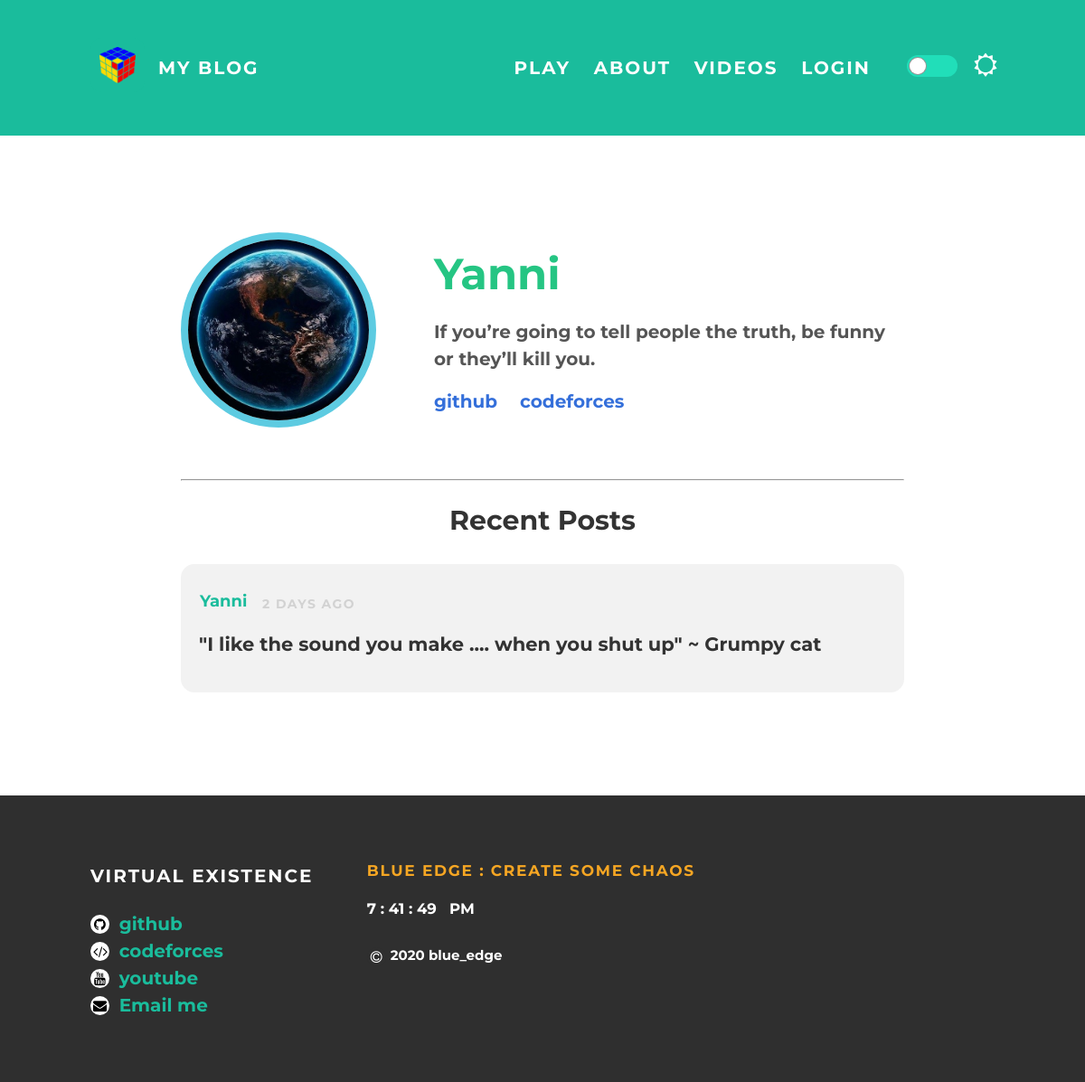
/profile/yanni, run on the app's committed database.
### model.py (models this page shows, shortened)
class Users(db.Model):
    name = db.Column(db.String(50), unique=True,
                     nullable=False, primary_key=True)
    email = db.Column(db.String(100), unique=True, nullable=False)
    password = db.Column(db.String(100), nullable=False)
    about = db.Column(db.String(100), nullable=False,
                      default="If you’re going to tell people the truth, be funny or they’ll kill you.")
    prof = db.Column(db.String(20), nullable=False, default="profile.jpg")
    github = db.Column(db.String(100), nullable=False, default="")
    code = db.Column(db.String(100), nullable=False, default="")

class Posts(db.Model):
    id = db.Column(db.Integer, unique=True, primary_key=True)
    title = db.Column(db.String(200), nullable=False)
    content = db.Column(db.String(600), nullable=False)
    date = db.Column(db.DateTime, default=datetime.now)
    author = db.Column(db.String(200), nullable=False)
    image = db.Column(db.String(30))

### app.py (the view)
@app.route('/profile/<string:name>')
def profile(name):
    edit = 0
    posts = Posts.query.filter_by(
        author=name).order_by(Posts.date.desc()).all()
    if "user" in session:
        if name == session["user"]:
            edit = 1
    user = Users.query.get_or_404(name)
    return render_template("profile.html", user=user, edit=edit, posts=posts)

### templates/profile.html (shortened to what this page needs)
{%extends 'base.html' %}
{%block body%}
<link rel="stylesheet" href="{{ url_for('static',filename='css/profile.css')}}">
<div id="content">
  <div class="container">
    <div class="about">
      <div class="user">
        {% set fname = 'img/profile/'+user.prof %}
        <img src="{{ url_for('static',filename=fname)}}">
        <br><br>
        <div class="details">
          <span style="text-transform: capitalize;">{{user.name}}</span>
          <div class="intro" style="width: 500px;">
            <p>{{user.about}}</p>
          </div>
          <div class="links">
            <a href="https://github.com/{{user.github}}" target="_blank">github</a>
            <a href="https://codeforces.com/profile/{{user.code}}" target="_blank">codeforces</a>
          </div>
        </div>
      </div>
      <hr>
      {% set len = posts|length%}
      {% if len > 0 %}
        <h2>Recent Posts</h2>
      {% else %}
        <br><br><br>
        <h2>No Post <p class="fa fa-frown-o"></p> </h2>
      {% endif %}
      {% for post in posts %}
      <div hidden class="post-container">
        <div class="post" style="padding:20px">
          <div class="post-author" style="float:left;margin:10px;margin-left:-15px;">
            <span>{{post.author}}</span>
          </div>
          <p class="post-date" name="dated" id="{{post.date}}"></p>
          <h3 class="post-title" style="text-align: left">{{post.title}}</h3>
        </div>
      </div>
      {% endfor %}
      <br>
      </div>
    </div>
    </div>
{%endblock%}

### static/css/styles.css (style rules this page uses)
body[data-theme="light"] { background-color: white; color: #555; margin: 0; font-family: 'Montserrat', sans-serif; }
.container { max-width: 1000px; margin: 0 auto; font-size: 20px; font-weight: bold; }
.post { max-width: 900px; margin-top: 30px; margin-bottom: 30px; margin-left: auto; margin-right: auto; padding: 60px; border-radius: 15px; transition: 0.5s; }
.about { max-width: 800px; margin: 0 auto; padding: 60px 0; text-align: center; }
.post-container { margin: 0 auto; font-size: 18px; font-weight: bold; }
body[data-theme="light"] .post-container:nth-child(even) { background-color: #f2f2f2; }
.post-author span { color: #1abc9c; margin-left: 16px; }
.post-date { color: #D2D2D2; font-size: 14px; font-weight: bold; text-transform: uppercase; letter-spacing: 0.1em; }
body[data-theme="light"] h2 { color: #333; }
body[data-theme="light"] h3 { color: #333; }
p { line-height: 1.5; }
a { color: #1abc9c; text-decoration: none; }

### static/css/profile.css (style rules this page uses)
body[data-theme="light"] .user img { border: 8px solid #5dcbe1; }
body[data-theme="light"] .user span { color: #25c583; }
body[data-theme="light"] .post-container:nth-child(even) { border-radius: 15px; background-color: #f2f2f2; }
.user { display: flex; align-items: center; }
.user img { width: 200px; height: 200px; vertical-align: middle; border-radius: 50%; }
.user span { width: 250px; height: 160px; font-size: 2.4em; font-weight: bold; vertical-align: middle; }
.details { display: block; text-align: left; padding: 8%; }
.links { display: flex; flex-flow: row; }
.links a { margin-right: 5%; color: #346fda; transition: 0.5s; }
span { text-transform: capitalize; }
.post-date { margin-left: 70px; text-align: left; }

### data on the page
Users: name "Yanni", about "If you’re going to tell people the truth, be funny or they’ll kill you."
Posts: author "Yanni", title "\"I like the sound you make .... when you shut up\" ~ Grumpy cat"
